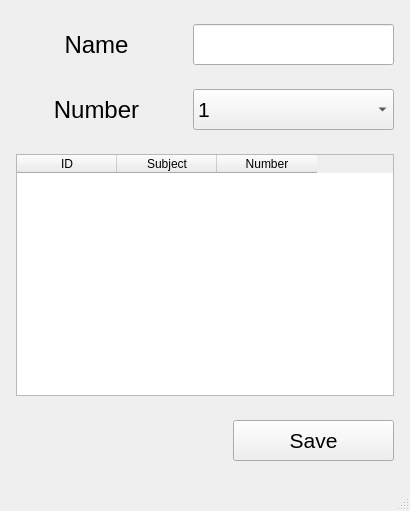
<?xml version="1.0" encoding="UTF-8"?>
<ui version="4.0">
 <class>MainWindow</class>
 <widget class="QMainWindow" name="MainWindow">
  <property name="geometry">
   <rect>
    <x>0</x>
    <y>0</y>
    <width>410</width>
    <height>511</height>
   </rect>
  </property>
  <property name="minimumSize">
   <size>
    <width>410</width>
    <height>511</height>
   </size>
  </property>
  <property name="maximumSize">
   <size>
    <width>410</width>
    <height>511</height>
   </size>
  </property>
  <property name="windowTitle">
   <string>MainWindow</string>
  </property>
  <widget class="QWidget" name="centralwidget">
   <widget class="QPushButton" name="btn_save">
    <property name="geometry">
     <rect>
      <x>233</x>
      <y>420</y>
      <width>161</width>
      <height>41</height>
     </rect>
    </property>
    <property name="font">
     <font>
      <pointsize>16</pointsize>
     </font>
    </property>
    <property name="text">
     <string>Save</string>
    </property>
   </widget>
   <widget class="QLabel" name="lab_name">
    <property name="geometry">
     <rect>
      <x>16</x>
      <y>24</y>
      <width>161</width>
      <height>41</height>
     </rect>
    </property>
    <property name="font">
     <font>
      <pointsize>18</pointsize>
     </font>
    </property>
    <property name="text">
     <string>Name</string>
    </property>
    <property name="alignment">
     <set>Qt::AlignCenter</set>
    </property>
   </widget>
   <widget class="QLabel" name="lab_number">
    <property name="geometry">
     <rect>
      <x>16</x>
      <y>89</y>
      <width>161</width>
      <height>41</height>
     </rect>
    </property>
    <property name="font">
     <font>
      <pointsize>18</pointsize>
     </font>
    </property>
    <property name="text">
     <string>Number</string>
    </property>
    <property name="alignment">
     <set>Qt::AlignCenter</set>
    </property>
   </widget>
   <widget class="QLineEdit" name="le_name">
    <property name="geometry">
     <rect>
      <x>193</x>
      <y>24</y>
      <width>201</width>
      <height>41</height>
     </rect>
    </property>
    <property name="font">
     <font>
      <pointsize>18</pointsize>
     </font>
    </property>
    <property name="text">
     <string/>
    </property>
   </widget>
   <widget class="QTableWidget" name="table_class_subjects">
    <property name="geometry">
     <rect>
      <x>16</x>
      <y>154</y>
      <width>378</width>
      <height>242</height>
     </rect>
    </property>
    <property name="focusPolicy">
     <enum>Qt::NoFocus</enum>
    </property>
    <property name="horizontalScrollBarPolicy">
     <enum>Qt::ScrollBarAlwaysOff</enum>
    </property>
    <property name="editTriggers">
     <set>QAbstractItemView::NoEditTriggers</set>
    </property>
    <property name="verticalScrollMode">
     <enum>QAbstractItemView::ScrollPerPixel</enum>
    </property>
    <property name="horizontalScrollMode">
     <enum>QAbstractItemView::ScrollPerPixel</enum>
    </property>
    <property name="showGrid">
     <bool>false</bool>
    </property>
    <property name="cornerButtonEnabled">
     <bool>false</bool>
    </property>
    <attribute name="verticalHeaderVisible">
     <bool>false</bool>
    </attribute>
    <column>
     <property name="text">
      <string>ID</string>
     </property>
    </column>
    <column>
     <property name="text">
      <string>Subject</string>
     </property>
    </column>
    <column>
     <property name="text">
      <string>Number</string>
     </property>
    </column>
   </widget>
   <widget class="QComboBox" name="cb_number">
    <property name="geometry">
     <rect>
      <x>193</x>
      <y>89</y>
      <width>201</width>
      <height>41</height>
     </rect>
    </property>
    <property name="font">
     <font>
      <pointsize>16</pointsize>
     </font>
    </property>
    <item>
     <property name="text">
      <string>1</string>
     </property>
    </item>
    <item>
     <property name="text">
      <string>2</string>
     </property>
    </item>
    <item>
     <property name="text">
      <string>3</string>
     </property>
    </item>
    <item>
     <property name="text">
      <string>4</string>
     </property>
    </item>
    <item>
     <property name="text">
      <string>5</string>
     </property>
    </item>
    <item>
     <property name="text">
      <string>6</string>
     </property>
    </item>
    <item>
     <property name="text">
      <string>7</string>
     </property>
    </item>
    <item>
     <property name="text">
      <string>8</string>
     </property>
    </item>
    <item>
     <property name="text">
      <string>9</string>
     </property>
    </item>
    <item>
     <property name="text">
      <string>10</string>
     </property>
    </item>
    <item>
     <property name="text">
      <string>11</string>
     </property>
    </item>
   </widget>
  </widget>
  <widget class="QStatusBar" name="status_bar"/>
 </widget>
 <resources/>
 <connections/>
</ui>
